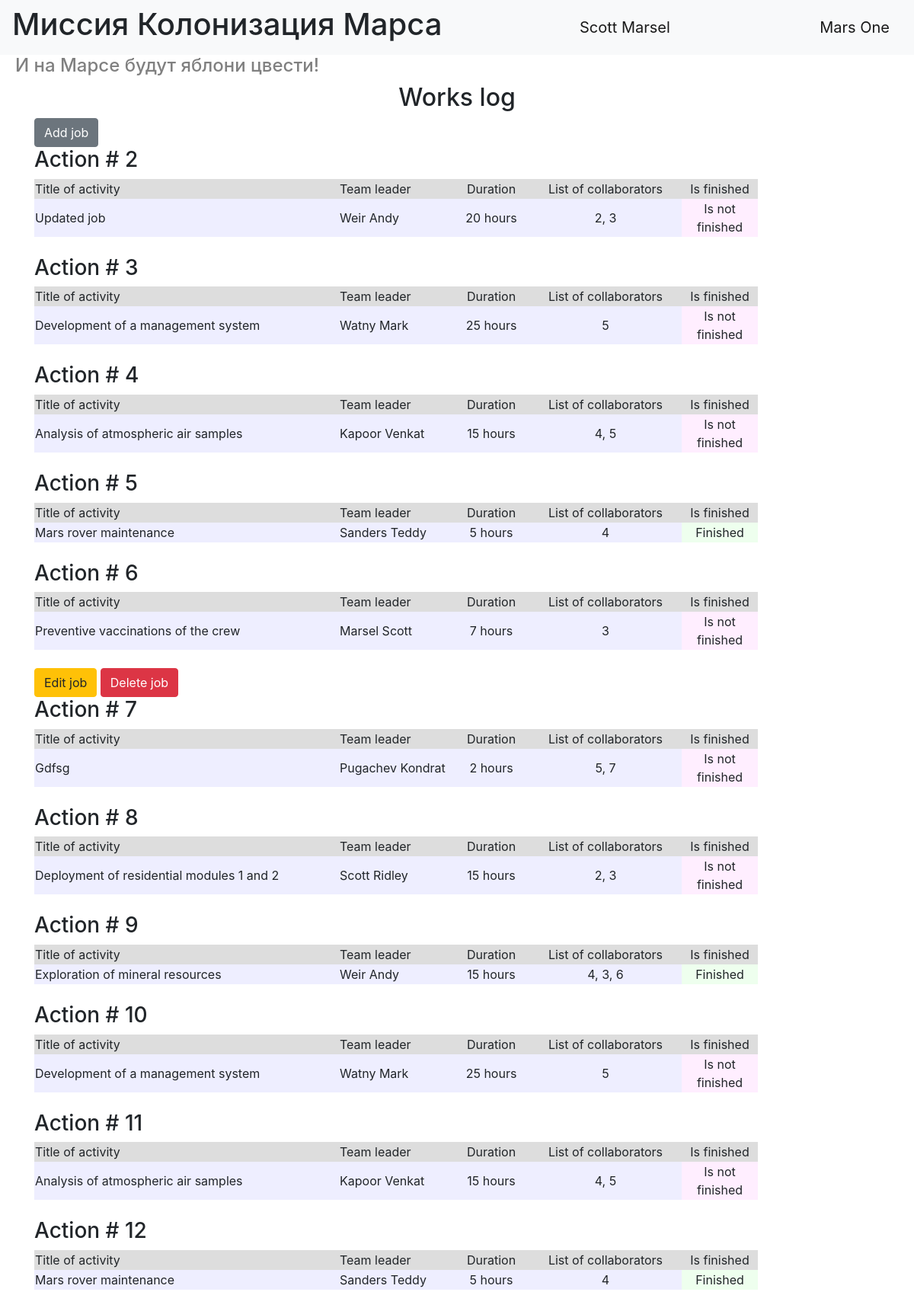
/ (signed in), run on the app's committed database.
### data/users.py (models this page shows, shortened)
class User(SqlAlchemyBase, UserMixin, SerializerMixin):
    __tablename__ = 'users'
    id = sqlalchemy.Column(sqlalchemy.Integer,
                           primary_key=True, autoincrement=True)
    name = sqlalchemy.Column(sqlalchemy.String, nullable=True)
    surname = sqlalchemy.Column(sqlalchemy.String, nullable=True)
    age = sqlalchemy.Column(sqlalchemy.Integer, nullable=True)
    position = sqlalchemy.Column(sqlalchemy.String, nullable=True)
    speciality = sqlalchemy.Column(sqlalchemy.String, nullable=True)
    address = sqlalchemy.Column(sqlalchemy.String, nullable=True)
    email = sqlalchemy.Column(sqlalchemy.String, unique=True, nullable=True)
    hashed_password = sqlalchemy.Column(sqlalchemy.String, nullable=True)
    modified_date = sqlalchemy.Column(sqlalchemy.DateTime, default=datetime.datetime.now)
    jobs = orm.relationship("Jobs", back_populates="user")

### data/jobs.py (models this page shows, shortened)
class Jobs(SqlAlchemyBase, SerializerMixin):
    __tablename__ = 'jobs'
    id = sqlalchemy.Column(sqlalchemy.Integer, primary_key=True, autoincrement=True)
    job = sqlalchemy.Column(sqlalchemy.String, nullable=True)
    work_size = sqlalchemy.Column(sqlalchemy.String, nullable=True, default=0)
    collaborators = sqlalchemy.Column(sqlalchemy.String, nullable=True)
    start_date = sqlalchemy.Column(sqlalchemy.DateTime, default=datetime.datetime.now)
    end_date = sqlalchemy.Column(sqlalchemy.DateTime, default=datetime.datetime.now)
    is_finished = sqlalchemy.Column(sqlalchemy.Boolean, default=True)
    team_leader = sqlalchemy.Column(sqlalchemy.Integer, sqlalchemy.ForeignKey("users.id"))
    user = orm.relationship('User', back_populates="jobs")

### index.py (the view)
@app.route("/")
def index():
    db_sess = db_session.create_session()
    jobs = db_sess.query(Jobs).all()
    users = db_sess.query(User).all()
    names = {name.id: (name.surname, name.name) for name in users}
    return render_template("index.html", jobs=jobs, names=names)

### data/db_session.py (called while the page is built)
def create_session() -> Session:
    global __factory
    return __factory()

### index.py (called while the page is built)
@login_manager.user_loader
def load_user(user_id):
    db_sess = db_session.create_session()
    return db_sess.query(User).get(user_id)

### templates/index.html (shortened to what this page needs)
{% extends "base.html" %}
{% block content %}
<h2 align="center">Works log</h2>
{% if current_user.is_authenticated %}
    <a href="/jobs" class="btn btn-secondary">Add job</a>
{% endif %}
{% for job in jobs %}
<h3>Action # {{ job.id }}</h3>
<div class="table_container">
    <table class="my_table">
        <tr class="my_row">
            <td class="title" width="400px" bgcolor="#dddddd">Title of activity</td>
            <td class="title" width="150px" bgcolor="#dddddd">Team leader</td>
            <td class="title" width="100px" bgcolor="#dddddd" align="center">Duration</td>
            <td class="title" width="200px" bgcolor="#dddddd" align="center">List of collaborators</td>
            <td class="title" width="100px" bgcolor="#dddddd" align="center">Is finished</td>
        </tr>
        <tr class="my_row">
            <td class="ordinary" bgcolor="#eeeeff">{{ job.job.capitalize() if job.job else job.job }}</td>
            <td class="ordinary" bgcolor="#eeeeff">{{ names[job.team_leader][0] }} {{ names[job.team_leader][1] }}</td>
            <td class="ordinary" bgcolor="#eeeeff" align="center">{{ job.work_size }} hours</td>
            <td class="ordinary" bgcolor="#eeeeff" align="center">{{ job.collaborators }}</td>
            {% if job.is_finished %}
            <td class="ordinary" bgcolor="#eeffee" align="center">Finished</td>
            {% else %}
            <td class="ordinary" bgcolor="#ffeeff" align="center">Is not finished</td>
            {% endif %}
        </tr>
    </table>
</div>
<br>
{% if current_user.is_authenticated and (current_user.id == 1 or job.team_leader == current_user.id) %}
    <div>
        <a href="/jobs/{{ job.id }}" class="btn btn-warning">
            Edit job
        </a>
        <a href="/jobs_delete/{{ job.id }}" class="btn btn-danger">
            Delete job
        </a>
    </div>
{% endif %}
{% endfor %}
{% endblock %}

### templates/base.html (shortened to what this page needs)
<!DOCTYPE html>
<html lang="en">
<head>
    <link rel="stylesheet" href="https://stackpath.bootstrapcdn.com/bootstrap/4.4.1/css/bootstrap.min.css">
    <link rel="stylesheet" type="text/css" href="../static/css/style.css" />
</head>
  <body>
    <header>
      <nav class="navbar navbar-light bg-light">
          <h1>Миссия Колонизация Марса</h1>
            {% if current_user.is_authenticated %}
                <a class="navbar-brand" href="/logout">{{ current_user.name }} {{ current_user.surname }}</a>
            {% else %}
            <p>
                <a class="btn btn-primary " href="/register">Зарегистрироваться</a>
                <a class="btn btn-success" href="/login">Войти</a>
            </p>
            {% endif %}
          <a class="navbar-brand" href="/">Mars One</a>
      </nav>
        <h4>И на Марсе будут яблони цвести!</h4>
    </header>
    <main role="main" class="container">
        {% block content %}{% endblock %}
    </main>
  </body>
</html>

### static/css/style.css (style rules this page uses)
h4 { padding-left: 20px; color: grey }

### data on the page
User: name "Scott", surname "Marsel"
Jobs: id "2", job "Updated job", team_leader.surname "Weir", team_leader.name "Andy", work_size "20", collaborators "2, 3", is_finished "Is not finished"
Jobs: id "3", job "Development of a management system", team_leader.surname "Watny", team_leader.name "Mark", work_size "25", collaborators "5", is_finished "Is not finished"
Jobs: id "4", job "Analysis of atmospheric air samples", team_leader.surname "Kapoor", team_leader.name "Venkat", work_size "15", collaborators "4, 5", is_finished "Is not finished"
Jobs: id "5", job "Mars rover maintenance", team_leader.surname "Sanders", team_leader.name "Teddy", work_size "5", collaborators "4", is_finished "Finished"
Jobs: id "6", job "Preventive vaccinations of the crew", team_leader.surname "Marsel", team_leader.name "Scott", work_size "7", collaborators "3", is_finished "Is not finished"
Jobs: id "7", job "Gdfsg", team_leader.surname "Pugachev", team_leader.name "Kondrat", work_size "2", collaborators "5, 7", is_finished "Is not finished"
Jobs: id "8", job "Deployment of residential modules 1 and 2", team_leader.surname "Scott", team_leader.name "Ridley", work_size "15", collaborators "2, 3", is_finished "Is not finished"
Jobs: id "9", job "Exploration of mineral resources", team_leader.surname "Weir", team_leader.name "Andy", work_size "15", collaborators "4, 3, 6", is_finished "Finished"
Jobs: id "10", job "Development of a management system", team_leader.surname "Watny", team_leader.name "Mark", work_size "25", collaborators "5", is_finished "Is not finished"
Jobs: id "11", job "Analysis of atmospheric air samples", team_leader.surname "Kapoor", team_leader.name "Venkat", work_size "15", collaborators "4, 5", is_finished "Is not finished"
Jobs: id "12", job "Mars rover maintenance", team_leader.surname "Sanders", team_leader.name "Teddy", work_size "5", collaborators "4", is_finished "Finished"
